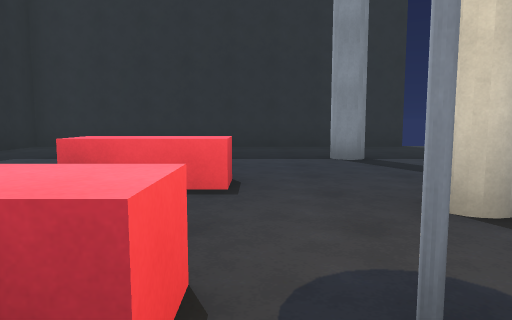
View 1 (above)

13 first-person views from a walk through a Unity game level. The camera is 1.2 m above the floor, tilts 6° down and sees 70° across. The floor is counted in squares, 2 m on a side. Each view is taken from the middle of a square. On the plan, view 1 faces up. The plan holds only what a view shows up to about 10 squares ahead; the rest is blank. The player character is not drawn.

View 2
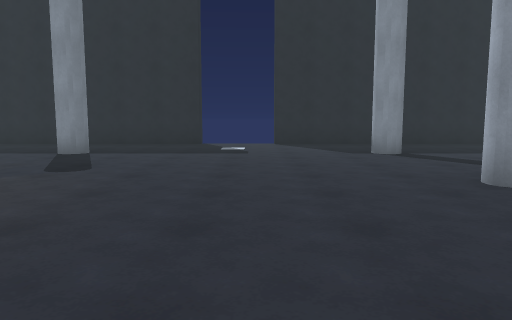

View 3
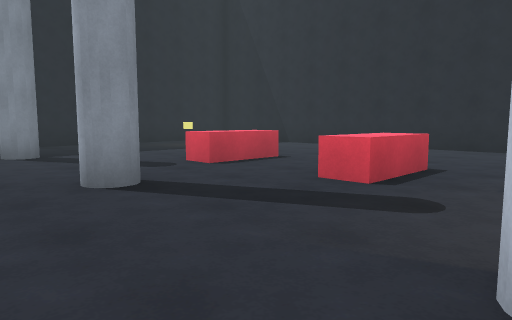

View 4
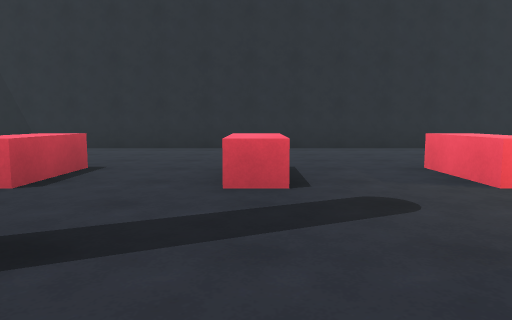

View 5
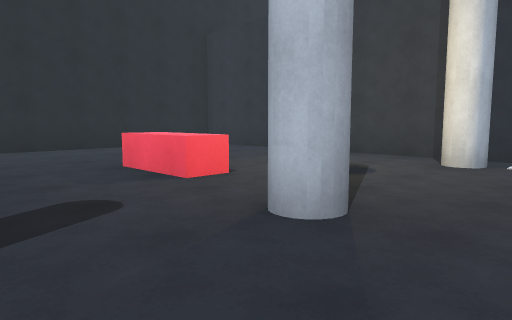

View 6
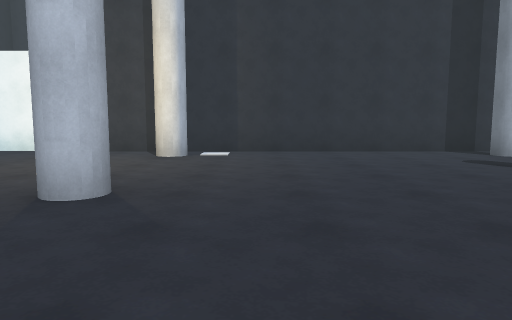

View 7
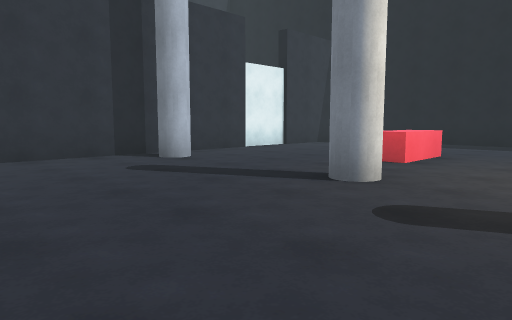

View 8
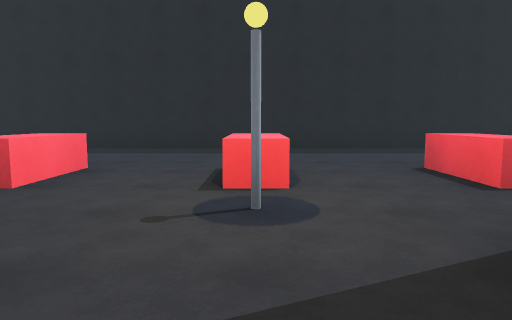

View 9
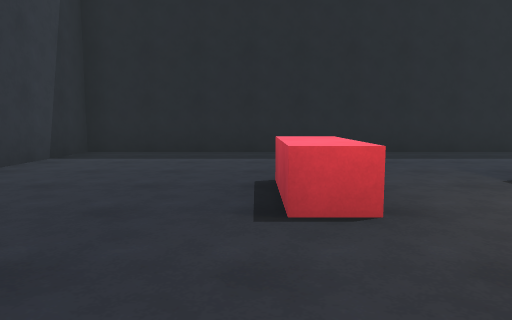

View 10
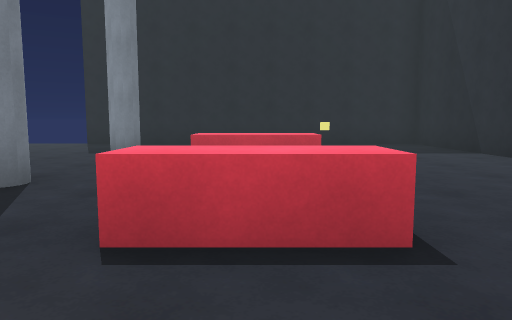

View 11
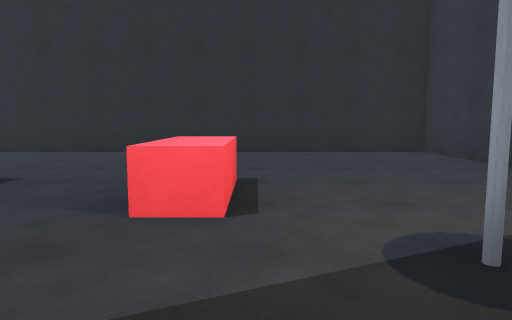

View 12
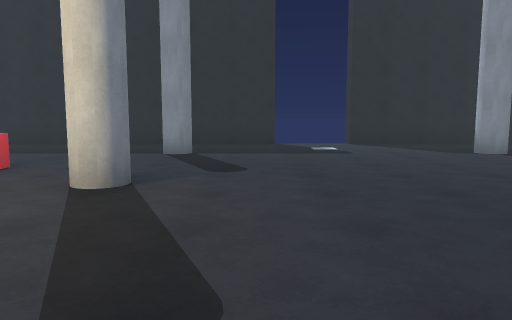

View 13
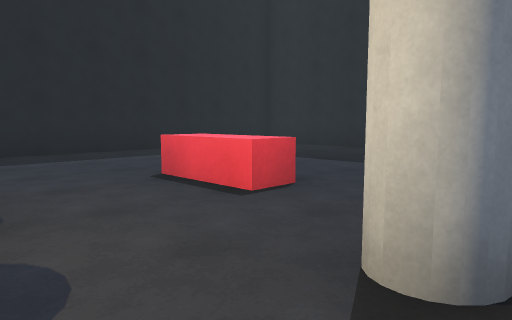

### Floor plan
Key: @ floor where view 1 was taken; # wall or solid block; . floor; ^ raised ledge; O other object.
Columns run from 6 left of view 1 to 15 right of it. Each row starts with its distance up from view 1.
  9 ##########  ##########
  8 #....................#
  7 #.................O..#
  6 #.......#.....#... ..#
  5 #................  ..#
  4 #....................#
  3 #....^..........^....#
  2 #.......#.....#......#
  1 #....^.O........^....#
  0 #.....@..............#
 -1 #.......#.....#......#
 -2 #....^..........^....#
 -3 #..............O.....#
 -4 #....................#
 -5 #....................#
 -6 ######################

Where each view was taken, in squares from view 1:
view 1: 0 up, 0 right, facing up
view 2: 1 down, 5 right, facing up
view 3: 1 down, 6 right, facing up-right
view 4: 1 up, 6 right, facing right
view 5: 1 up, 6 right, facing down-right
view 6: 2 up, 6 right, facing down
view 7: 1 up, 5 right, facing down-left
view 8: 1 up, 3 right, facing left
view 9: 2 down, 2 right, facing left
view 10: 1 down, 10 right, facing up
view 11: 2 down, 7 right, facing right
view 12: 1 down, 3 right, facing up
view 13: 1 up, 2 right, facing up-left
